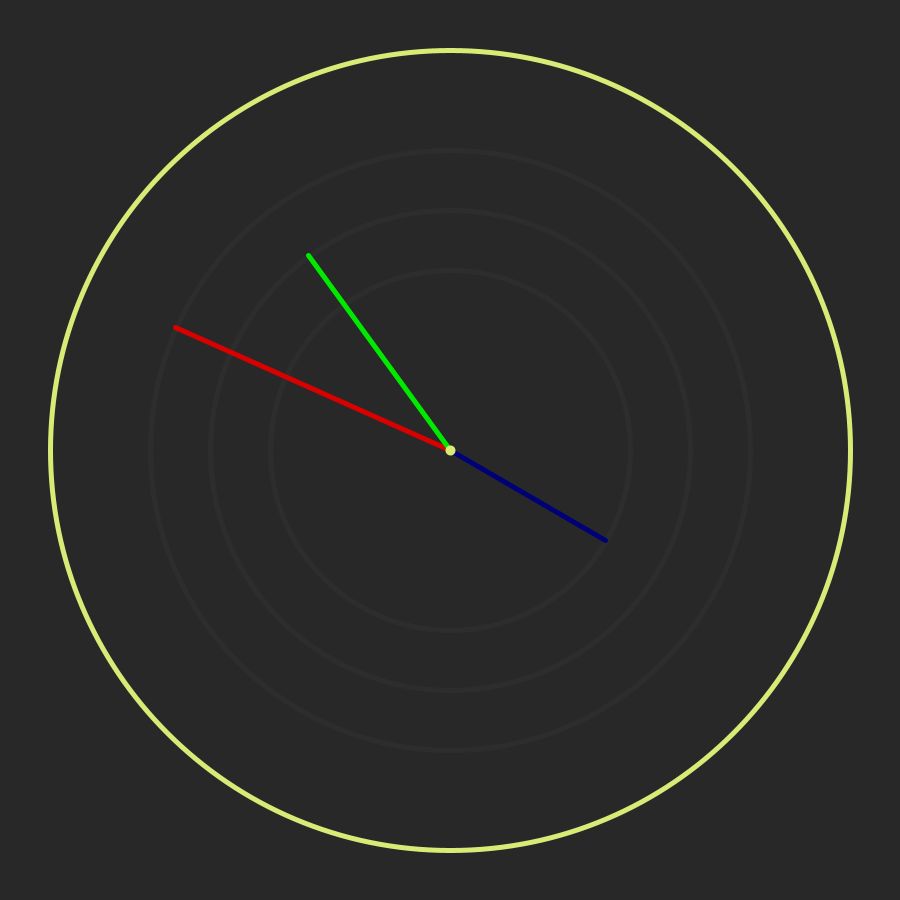
Frame 1 (no input)
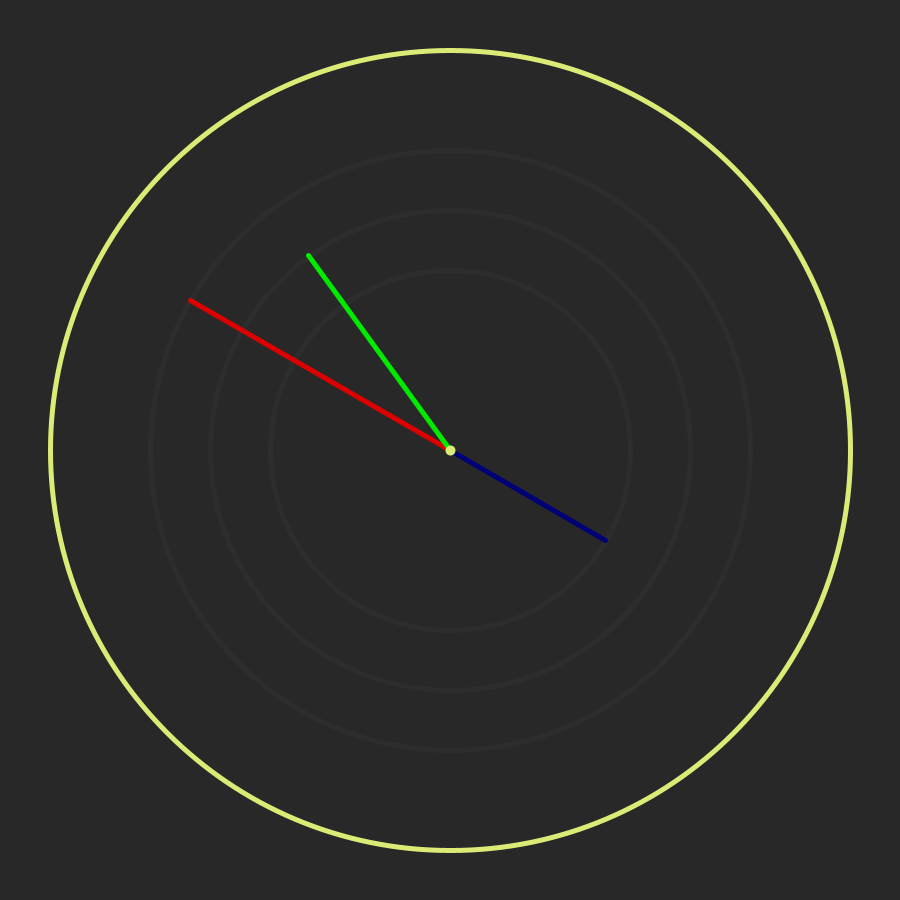
Frame 60 (the mouse pressed at the canvas centre just before this capture)
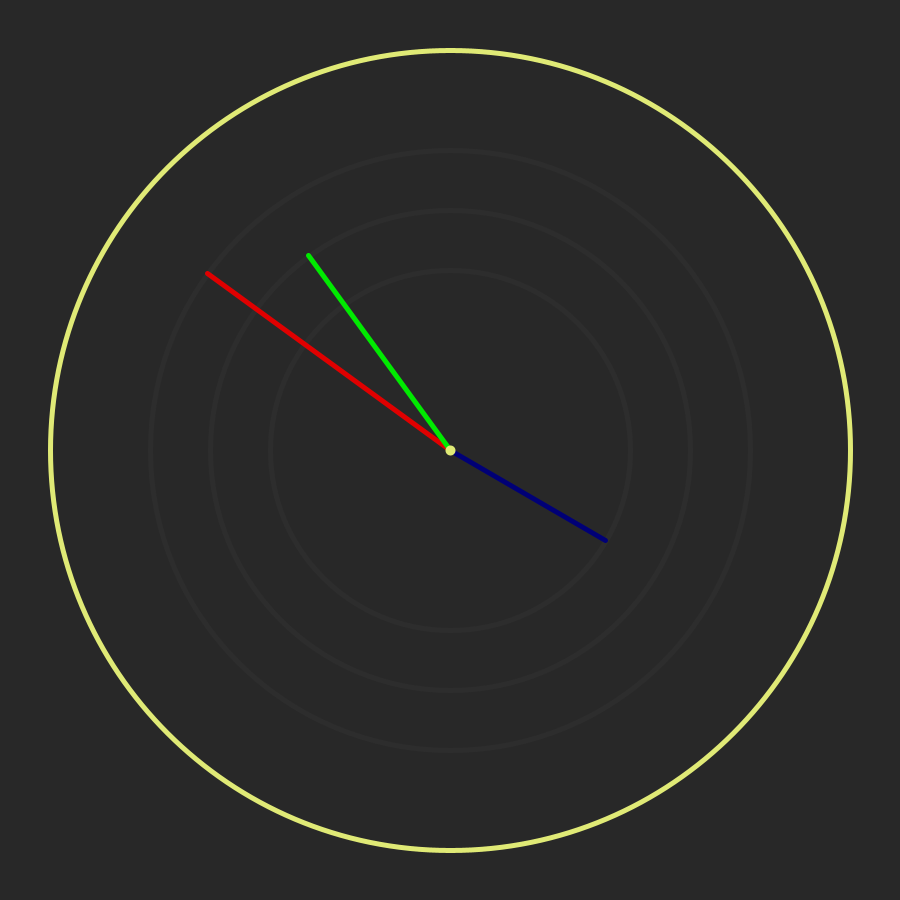
Frame 120 (the mouse held since frame 60 and released just before this capture)

The Processing sketch that drew these frames (run headless with seeded random() and noise(); from frame 60 on, the mouse is pressed at the canvas centre):

// Processing sketch: clock
// ── clock.pde
void setup(){
  size(900, 900);
}

void draw(){
    translate(width / 2, height / 2);
    background(40);

    stroke(45);
    noFill();
    strokeWeight(5);
    ellipse(0, 0, 600, 600);
        
    noFill();
    strokeWeight(5);
    ellipse(0, 0, 480, 480);
        
    noFill();
    strokeWeight(5);
    ellipse(0, 0, 360, 360);
    
    float seconds = map(second(), 0, 60, 0, 360);
    float minutes = map(minute(), 0, 60, 0, 360);
    float hours = map(hour(), 0, 12, 0, 360);
  
    stroke(map(second(), 0, 60, 50, 255), map(minute(), 0, 60, 50, 255), map(hour(), 0, 12, 50, 255));
    strokeWeight(5);
    noFill();
    ellipse(0, 0, 800, 800);

    pushMatrix();
    rotate(radians(seconds));
    stroke(map(second(), 0, 60, 50, 255), 0, 0);
    strokeWeight(5);
    line(0, 0, 0, -300);
    popMatrix();
    
    pushMatrix();
    rotate(radians(minutes));
    stroke(0, map(minute(), 0, 60, 50, 255), 0);
    strokeWeight(5);
    line(0, 0, 0, -240);
    popMatrix();
    
    pushMatrix();
    rotate(radians(hours));
    stroke(0, 0, map(hour(), 0, 12, 50, 255));
    strokeWeight(5);
    line(0, 0, 0, -180);
    popMatrix();
    
    stroke(map(second(), 0, 60, 50, 255), map(minute(), 0, 60, 50, 255), map(hour(), 0, 12, 50, 255));
    strokeWeight(10);
    point(0, 0);
}
